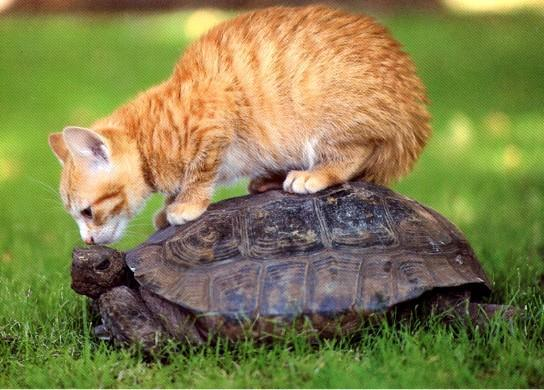
#> input picture examples/coca/cat.jpg, 544 x 390 px
$ python -i clip_vision_utils.py   (imports and definitions only)
#> lines starting #> are read from the running program, lines starting #| are printed output that depends on the picture
"""
transform methods for vision models
"""
import numpy as np
from PIL import Image

import mindspore.dataset.vision as vision

__all__ = ["BatchResize", "BCHW2BHWC", "BatchPILize", "BatchNormalize", "BatchCenterCrop", "BatchToTensor"]


class BCHW2BHWC:
    """
    Transform a batch of image from CHW to HWC.

    Args:
         image_batch (tensor, numpy.array, PIL.Image, list): for tensor or numpy input, the
         channel should be (bz, c, h, w) or (c, h, w). for list, the item should be
        PIL.Image or numpy.array (c, h, w).

    Return:
         transformed image batch: for numpy or tensor input, return a numpy array, the channel
         is (bz, h, w, c) or (h, w, c); for PIL.Image input, it is returned directly.
    """

    # [13 lines left out: function __call__, not called in this run]


class BatchResize:
    """
    Resize a batch of image to the given shape.

    Args:
         image_resolution (int): the target size.
    """

    def __init__(self, image_resolution):
        self.sizer = vision.Resize(image_resolution)

    # [24 lines left out: function __call__, not called in this run]


class BatchCenterCrop:
    """
    CenterCrop a batch of image to the given shape.

    Args:
         image_resolution (int): the target size.
    """

    def __init__(self, image_resolution):
        self.crop = vision.CenterCrop(image_resolution)

    # [26 lines left out: function __call__, not called in this run]


class BatchToTensor:
    """Transform a batch of image to tensor and scale to (0, 1)."""

    def __init__(self):
        self.totensor = vision.ToTensor()

    # [22 lines left out: function __call__, not called in this run]


class BatchNormalize:
    """Normalize a batch of image."""

    def __init__(
        self, mean=(0.48145466, 0.4578275, 0.40821073), std=(0.26862954, 0.26130258, 0.27577711), is_hwc=False
    ):
        self.normalize = vision.Normalize(mean=mean, std=std, is_hwc=is_hwc)

    # [20 lines left out: function __call__, not called in this run]


class BatchPILize:
    """transform a batch of image to PIL.Image list."""

    # [32 lines left out: function __call__, not called in this run]

>>> import cv2
>>> picture = cv2.imread('../../../../coca/cat.jpg', cv2.IMREAD_GRAYSCALE)
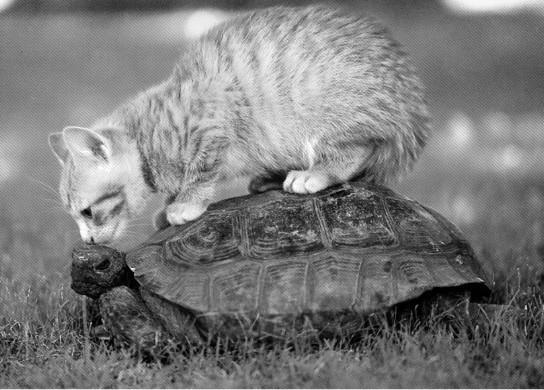
#> picture: shape (390, 544); min 0, max 255, mean 122.5
>>> result = BatchNormalize()(picture)
#> (the run stopped early here; a loop or call above may not have finished)
